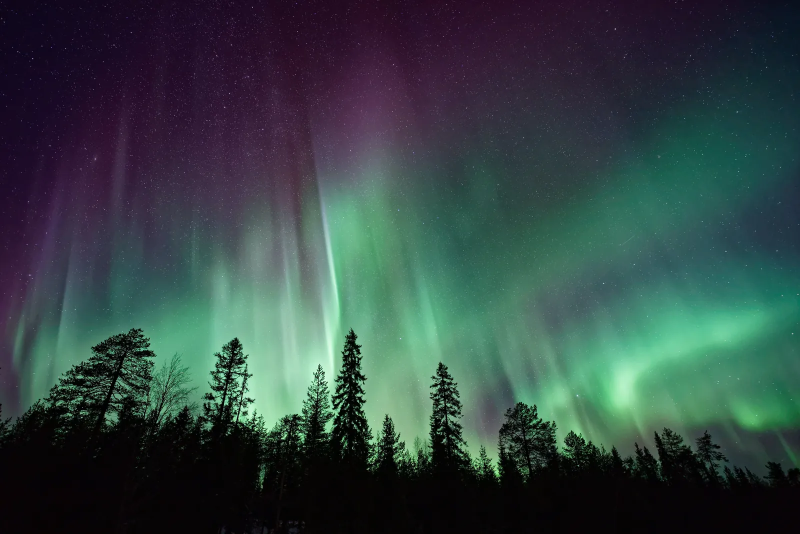
#> input picture assets/photos/vw/alaska.webp, 1600 x 1068 px (shown at 1/2 size)
$ python -i vw_photos.py   (imports and definitions only)   (older library calls are emulated)
#> lines starting #> are read from the running program, lines starting #| are printed output that depends on the picture
"""Match the Veena World image library (assets/veenaworld, used with the owner's written permission) to Nexara
destinations and attractions. Replaces the GT Holidays library.

Usage: node tools/place-list.mjs && python tools/vw_photos.py && npm run build
Source: the zips in "assets/main images", extracted to assets/veenaworld/part1 ... part11 (each has products.csv).
Writes assets/photos/vw/<key>.webp (large), assets/photos/vw/sm/<key>.webp (cards), content/photos-vw.json,
and research/vw-unmatched.json (usable photos that name no Nexara place, to spot destinations worth adding).

Only real place photographs are used. Skipped on purpose:
- guest and staff photos: feedback galleries, tour managers, "our people", about-us, testimonials
- Veena World banners: search/og images and package banners carry the Veena World logo
- thumbnails under 960 x 540 (tour cards are 300 px wide)
- hotels, resorts, restaurants, food, festivals and people shots, by name or page
- any photo with a prominent face (OpenCV face detector), so family and group pictures never appear
A photo is tied to a place only when its own name names that place (or the attraction, on that place's page).
"""
import csv, hashlib, json, re, sys
from collections import Counter, defaultdict
from pathlib import Path

import cv2
import numpy as np
import pillow_avif  # noqa: F401  (registers the AVIF decoder with Pillow)
from PIL import Image

ROOT = Path(__file__).resolve().parent.parent
VW = ROOT / "assets" / "veenaworld"
OUT = ROOT / "assets" / "photos" / "vw"

SKIP_URL = re.compile(r"/gallery/|og-images|search-results|gift-card|/about-us|our-people|ytimg|/icons?/|/logo|/misc/|/(customized-holidays|group-tours)/", re.I)
SKIP_PAGE = re.compile(r"veenaworld\.com/(tour-manager|our-people|careers|gift-card|contact-us|reviews-and-testimonials|csr-policy|become-our-sales-partner|how-to-book|travel-games|video-blogs|flights|foreign-exchange|visa|travel-planner|travel-deals|package)(/|$)"
                       r"|/(hotels?|resorts?|restaurants?|cafes?|food|cuisine|dishes|street-food|shopping|stay|homestays?|villas?)(-|/|$)|-(hotels|resorts|restaurants|cafes|food|homestays|villas)(-|/|$)", re.I)
SKIP_NAME = re.compile(r"\b(feedback|review|testimonial|guest|manager|team|founder|director|staff|logo|icon|map|award|gift|offer|deal|sale|banner|cta|whatsapp|app|"
                       r"hotels?|resorts?|restaurants?|cafes?|food|foods|dish|dishes|cuisine|thali|biryani|curry|dessert|sweets?|snacks?|drinks?|cocktails?|wine|beer|coffee|tea cup|breakfast|lunch|dinner|buffet|"
                       r"stay|homestay|villa|suite|room|rooms|spa|pool|lobby|bedroom|"
                       r"family|families|kids?|children|child|friends|couples?|honeymooners?|selfie|people|woman|women|man|men|girl|boy|lady|ladies|traveller|travellers|tourists?|portrait|locals|tribes?|tribal|sadhu|monk|"
                       r"festival|festivals|celebration|dance|dancers?|garba|parade|wedding|bride|groom|carnival|"
                       r"visa|passport|flight|airport|airline|forex|currency|insurance|luggage|suitcase|packing|checklist|"
                       r"infographic|itinerary|calendar|collage|quiz)\b", re.I)
STOP = {"the", "and", "of", "at", "in", "a", "an", "to", "with", "on", "for", "by", "from", "veena", "world", "tour", "tours", "package", "packages", "travel", "trip", "trips",
        "holiday", "holidays", "best", "top", "visit", "visiting", "view", "views", "famous", "near", "places", "place", "things", "do", "see", "guide", "complete", "must", "your",
        "you", "is", "are", "how", "what", "why", "when", "where", "this", "that", "it", "its", "time", "day", "days", "night", "nights", "first", "timers", "explore", "exploring",
        "beautiful", "popular", "amazing", "most", "iconic", "attractions", "attraction", "tourist", "sightseeing", "experience", "experiences", "india", "indian", "jpg", "img"}
GENERIC = {"temple", "temples", "fort", "palace", "beach", "beaches", "lake", "national", "park", "falls", "waterfall", "waterfalls", "museum", "church", "hill", "hills", "island",
           "islands", "garden", "gardens", "valley", "river", "city", "old", "town", "market", "point", "cave", "caves", "dam", "bridge", "tower", "square", "street", "village",
           "safari", "cruise", "ride", "walk", "trek", "statue", "mosque", "monastery", "sanctuary", "wildlife", "reserve", "sri", "shri", "great", "new", "north", "south", "east", "west"}
STRUCT = {"temple", "fort", "palace", "beach", "lake", "museum", "church", "falls", "waterfall", "cave", "caves", "dam", "bridge", "tower", "castle", "mosque", "monastery",
          "garden", "gardens", "zoo", "market", "square", "stupa", "pagoda", "cathedral", "basilica", "dargah", "ghat", "island", "peak", "point", "ground", "sanctuary", "railway"}
# words that are also everyday English or names: a photo must name the place with another word of it
AMBIGUOUS = {"nice", "jordan", "georgia", "victoria", "male", "puri", "chandigarh-city", "split", "bath", "reading", "orange", "china", "turkey", "como", "mahe", "diu", "goa-velha"}
ALIAS = {"pondicherry": "puducherry", "bangalore": "bengaluru", "mysore": "mysuru", "vizag": "visakhapatnam", "trivandrum": "thiruvananthapuram", "cochin": "kochi",
         "calcutta": "kolkata", "bombay": "mumbai", "madras": "chennai", "coorg": "coorg", "alleppey": "alleppey", "alappuzha": "alleppey", "ooty": "ooty", "udhagamandalam": "ooty",
         "vrindavan": "mathura-vrindavan", "mathura": "mathura-vrindavan", "havelock": "havelock", "swaraj": "havelock", "neil": "neil-island", "uae": "uae", "dubai": "dubai",
         "uk": "united-kingdom", "england": "united-kingdom", "usa": "usa", "america": "usa", "srinagar": "srinagar", "kashmir": "jammu-and-kashmir", "andaman": "andaman-and-nicobar",
         "andamans": "andaman-and-nicobar", "varkala": "varkala", "kovalam": "kovalam", "benaras": "varanasi", "banaras": "varanasi", "kashi": "varanasi", "gurugram": "gurugram",
         "mcleodganj": "dharamshala", "bijapur": "vijayapura", "ranakpur": "kumbhalgarh", "shekhawati": "mandawa", "tungnath": "chopta", "chandrashila": "chopta", "makaibari": "kurseong", "gumbaz": "vijayapura"}
REJECT = set()  # place or attraction keys that must never get a Veena World photo
# photos rejected on visual review (wrong place, people, food, too dark): research/vw-rejected.json, by source name;
# the place then gets its next-best photo, or keeps its Commons one
REJECTED = ROOT / "research" / "vw-rejected.json"
CACHE = ROOT / "research" / "vw-check-cache.json"  # check_photo results, so re-runs skip decoding the large originals


def words(s):
    s = re.sub(r"\(.*?\)", " ", (s or "").lower()).replace("'", "").replace("’", "")
    return [w for w in re.findall(r"[a-z0-9]+", s) if w not in STOP]


def page_words(url):
    path = re.sub(r"^https?://www\.veenaworld\.com/?", "", url or "").split("?")[0]
    return words(path.replace("/", " ").replace("-", " "))


FACES = cv2.CascadeClassifier(cv2.data.haarcascades + "haarcascade_frontalface_default.xml")


def check_photo(path):
    """(w, h, sharpness) for a usable landscape photograph, else None."""
#> called with path = '../assets/photos/vw/alaska.webp'
    try:
        im = Image.open(path)
#> im is the input picture: PIL image 1600x1068 RGB; mean R, G, B 50.9, 69, 67.4
        w, h = im.size
#> w = 1600; h = 1068
        if w < 960 or h < 540 or not (1.0 <= w / h <= 2.2):
            return None
        g = np.asarray(im.convert("L").resize((640, int(640 * h / w))))
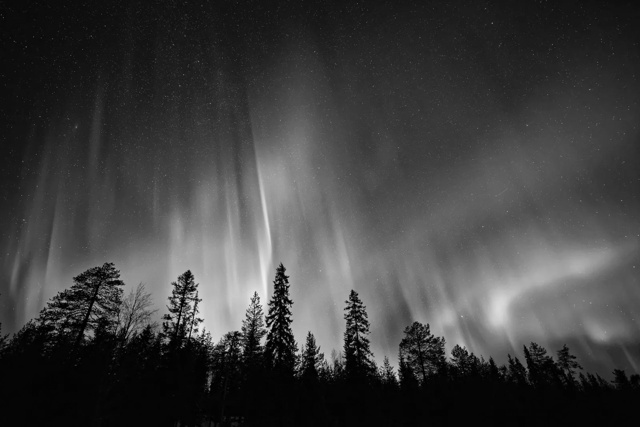
#> g: shape (427, 640); min 0, max 241, mean 63.4
        flat = float(((g > 245) | (g < 10)).mean())
#> flat = 0.157
        if flat > 0.22:  # graphics, collages on white or black
            return None
        faces = FACES.detectMultiScale(g, scaleFactor=1.1, minNeighbors=7, minSize=(int(640 * 0.045),) * 2)
#> faces = ()
        if len(faces):
            return None
        return (w, h, float(cv2.Laplacian(g, cv2.CV_64F).var()))
    except Exception:
        return None


# [135 lines left out: function main, not called in this run]


# [2 lines not run here, left out]

>>> result = check_photo('../assets/photos/vw/alaska.webp')
#> result = (1600, 1068, 613.9)

$ run again, on assets/photos/vw/chittorgarh.webp
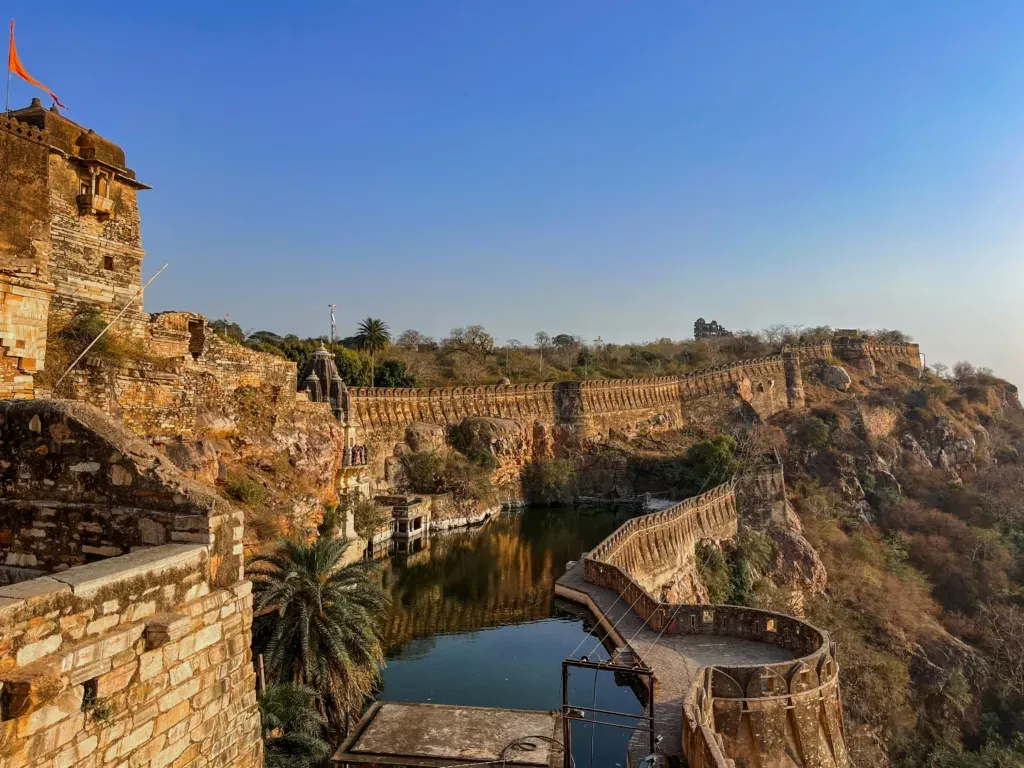
#> input picture assets/photos/vw/chittorgarh.webp, 1024 x 768 px
#> in check_photo, im is the input picture: PIL image 1024x768 RGB; mean R, G, B 110.7, 111.4, 115.4
#> in check_photo, `g = np.asarray(im.convert("L").resize((640, int(640 * h / w))))`:
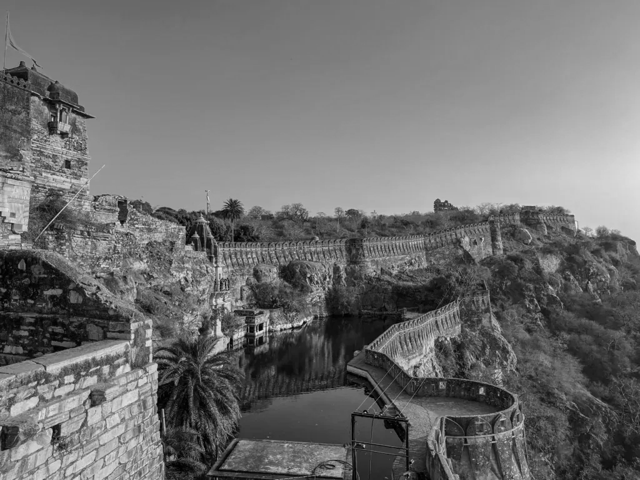
#> g: shape (480, 640); min 0, max 234, mean 111.7
#> flat = 0.00482
#> faces = ()
#> result = (1024, 768, 1220.9)

$ run again, on assets/photos/vw/coorg.webp
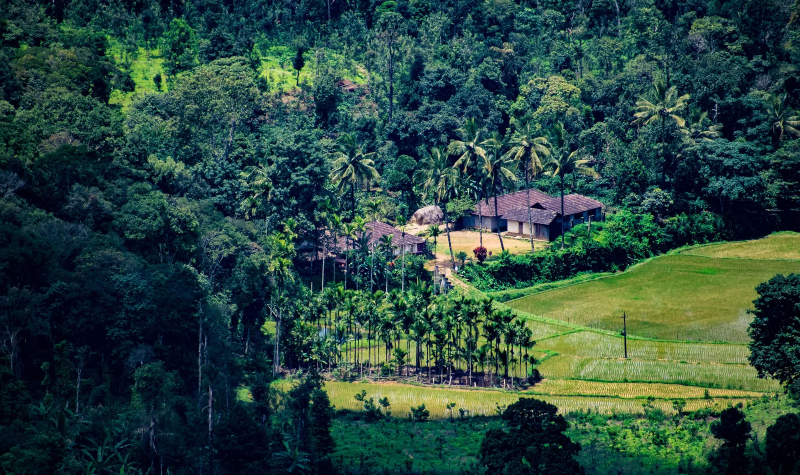
#> input picture assets/photos/vw/coorg.webp, 1600 x 949 px (shown at 1/2 size)
#> in check_photo, im is the input picture: PIL image 1600x949 RGB; mean R, G, B 42.9, 71.1, 63.7
#> in check_photo, `g = np.asarray(im.convert("L").resize((640, int(640 * h / w))))`:
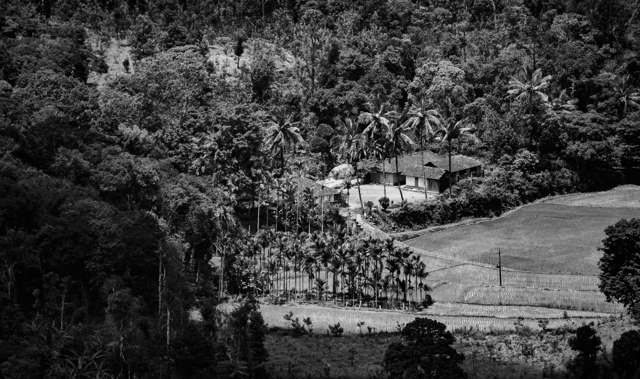
#> g: shape (379, 640); min 0, max 243, mean 61.8
#> flat = 0.114
#> faces = ()
#> result = (1600, 949, 3045.9)

$ run again, on assets/photos/vw/dharamshala--triund-trek.webp
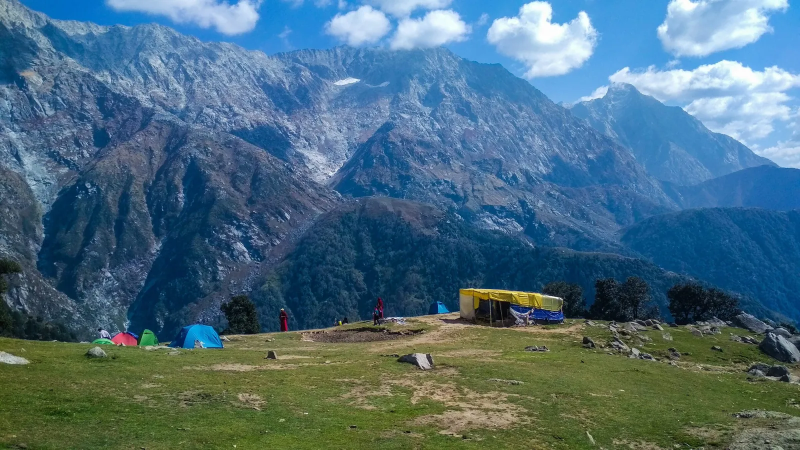
#> input picture assets/photos/vw/dharamshala--triund-trek.webp, 1600 x 900 px (shown at 1/2 size)
#> in check_photo, im is the input picture: PIL image 1600x900 RGB; mean R, G, B 75.3, 108.6, 125.4
#> in check_photo, `g = np.asarray(im.convert("L").resize((640, int(640 * h / w))))`:
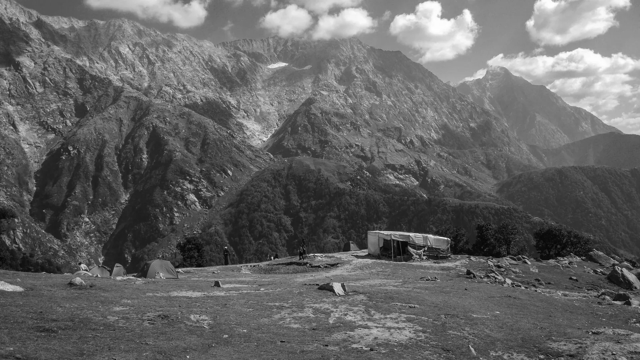
#> g: shape (360, 640); min 4, max 254, mean 100.6
#> flat = 0.00535
#> faces = ()
#> result = (1600, 900, 982.5)
